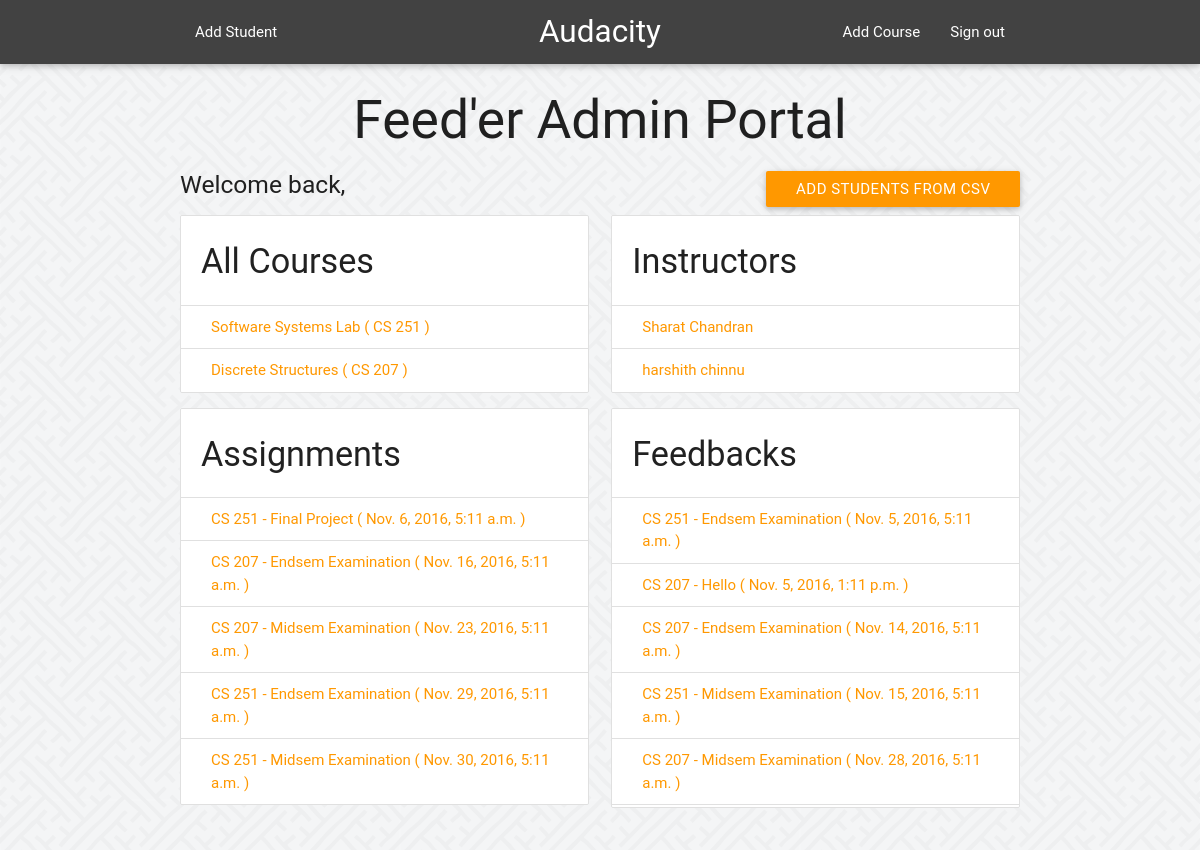
/admins/index/ (signed in), run on the app's committed database.
### feeder/models.py (models this page shows, shortened)
class Course(models.Model):
	SPRING = 'SP'
	AUTUMN = 'AU'
	SUMMER = 'SU'
	SEMESTERS = (
		(SPRING, 'Spring'),
		(AUTUMN, 'Autumn'),
		(SUMMER, 'Summer'),
		)
	course_code = models.CharField(max_length=6, unique=True)
	course_name = models.CharField(max_length=40, blank=False)
	semester = models.CharField(
		max_length=2,
		choices=SEMESTERS,
		)

class Assignment(models.Model):
	assignment_name = models.CharField(max_length=50, verbose_name = "Exam/Assignment")
	description = models.CharField(max_length=300, blank = True)
	pub_date = models.DateTimeField('date published')
	deadline = models.DateTimeField('deadline',null=False)
	course = models.ForeignKey(Course, on_delete=models.CASCADE)
	def __str__(self):
		return self.assignment_name

class Instructor(models.Model):
	course = models.ManyToManyField(Course, blank = True, default=1)
	user = models.OneToOneField(User, on_delete=models.CASCADE)

class Feedback(models.Model):
	fb_name = models.CharField(max_length=100, verbose_name='Feedback Name')
	pub_date = models.DateTimeField('date published')
	deadline = models.DateTimeField('deadline',null=False, blank=False)
	course = models.ForeignKey(Course, on_delete=models.CASCADE)
	class Meta:
		verbose_name = "Feedback"
		verbose_name_plural = "Feedbacks"
	def __str__(self):
		return self.fb_name

### admins/views.py (the view)
@permission_required('is_superuser', login_url='/admins/login/')
def IndexView(request):
	return render(request, "admins/index.html", {
		'user' : request.user,
		'instructors': Instructor.objects.all(),
		'courses' : Course.objects.all(),
		'assignments' : Assignment.objects.order_by('deadline'),
		'feedbacks' : Feedback.objects.order_by('deadline'),
	})

### feeder/templates/admins/index.html (shortened to what this page needs)
{% extends "admins/base_site.html" %}
{% load static %}
{% block content %}
<h2 style="text-align:center" > Feed'er Admin Portal </h1> <a href="{% url 'admins:addstudents' %}" class="btn hoverable waves-effect waves-light orange right">Add Students from CSV</a>
<h5> Welcome back, {{ user.get_full_name }} </h5>
	    <div class="row">
		    <div class="col s6" >
				<ul class="collection with-header" style="max-height: 400px; overflow: auto;">
			        <li class="collection-header"><h4>All Courses</h4></li>
			        {% for course in courses %}
			        	<a class="collection-item orange-text" href="{% url 'admins:course' course.id %}">{{ course.course_name }} ( {{ course.course_code }} )</a>
			        {% endfor %}
			    </ul>
		    	<ul class="collection with-header" style="max-height: 400px; overflow: auto;">
		            <li class="collection-header"><h4>Assignments</h4></li>
		            {% for assignment in assignments %}
		            	<a class="collection-item orange-text" href="#">{{ assignment.course.course_code }} - {{ assignment }} ( {{ assignment.deadline }} )</a>
		            {% endfor %}
		        </ul>
			</div>
			<div class="col s6">
				<ul class="collection with-header" style="max-height: 400px; overflow: auto;">
			        <li class="collection-header"><h4>Instructors</h4></li>
			        {% for instructor in instructors %}
			        	<a class="collection-item orange-text" href="{% url 'admins:instructor' instructor.id %}">{{ instructor.user.get_full_name }} </a>
			        {% endfor %}
			    </ul>
			    <ul class="collection with-header" style="max-height: 400px; overflow: auto;">
		            <li class="collection-header"><h4>Feedbacks</h4></li>
		            {% for feedback in feedbacks %}
		            	<a class="collection-item orange-text" href="#">{{ feedback.course.course_code }} - {{ feedback }} ( {{ feedback.deadline }} )</a>
		            {% endfor %}
		        </ul>
			</div>
		</div>
{% endblock %}
{% block navbar %}
    <li><a href="{% url 'admins:addcourse' %}">Add Course</a></li>
    <li><a href="{% url 'admins:logout' %}">Sign out</a></li>
{% endblock %}

### data on the page
Course: course_name "Software Systems Lab", course_code "CS 251"
Course: course_name "Discrete Structures", course_code "CS 207"
Assignment: course.course_code "CS 251", assignment_name "Final Project", deadline "Nov. 6, 2016, 5:11 a.m."
Assignment: course.course_code "CS 207", assignment_name "Endsem Examination", deadline "Nov. 16, 2016, 5:11 a.m."
Assignment: course.course_code "CS 207", assignment_name "Midsem Examination", deadline "Nov. 23, 2016, 5:11 a.m."
Assignment: course.course_code "CS 251", assignment_name "Endsem Examination", deadline "Nov. 29, 2016, 5:11 a.m."
Assignment: course.course_code "CS 251", assignment_name "Midsem Examination", deadline "Nov. 30, 2016, 5:11 a.m."
Instructor: user.get_full_name "Sharat Chandran"
Instructor: user.get_full_name "harshith chinnu"
Feedback: course.course_code "CS 251", fb_name "Endsem Examination", deadline "Nov. 5, 2016, 5:11 a.m."
Feedback: course.course_code "CS 207", fb_name "Hello", deadline "Nov. 5, 2016, 1:11 p.m."
Feedback: course.course_code "CS 207", fb_name "Endsem Examination", deadline "Nov. 14, 2016, 5:11 a.m."
Feedback: course.course_code "CS 251", fb_name "Midsem Examination", deadline "Nov. 15, 2016, 5:11 a.m."
Feedback: course.course_code "CS 207", fb_name "Midsem Examination", deadline "Nov. 28, 2016, 5:11 a.m."
